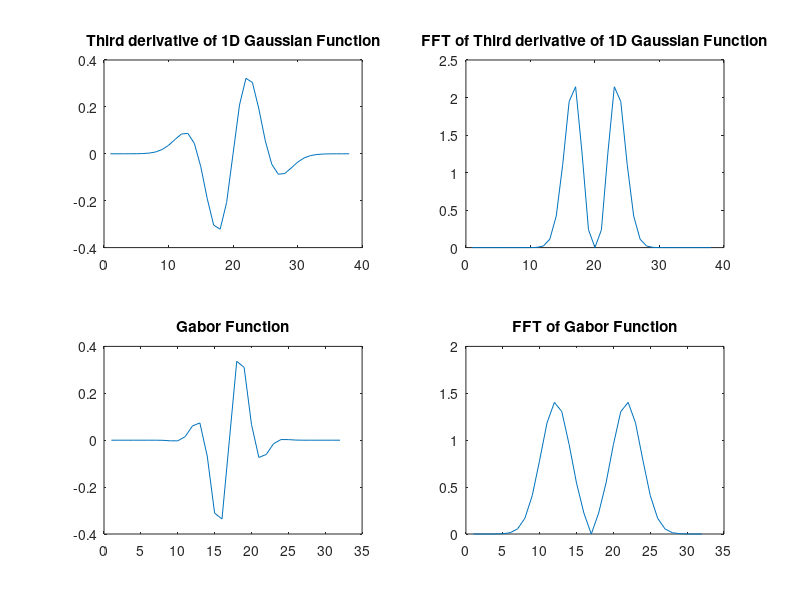

MATLAB code for this plot:
function hw4p2a
sigma = 3;

cfd = [1 0 -1];
dgauss = zeros(1,32);
for x=-16:1:15
    dgauss(x+17) = exp(-(x^2)/(2*sigma^2));
end

res = conv2(cfd, dgauss);
res = conv2(cfd, res);
res = conv2(cfd, res);

figure;
subplot(2,2,1);
plot(res);
title('Third derivative of 1D Gaussian Function');
subplot(2,2,2);
plot(abs(fftshift(fft2(res))));
title('FFT of Third derivative of 1D Gaussian Function');
dgab = zeros(1,32);
sigma = 2.5;
unaught = .15;
for x=-16:1:15
    dgab(x+17) = exp(-(x^2)/(2*sigma^2)) * sin(2*pi*unaught*x) * .45;
end
subplot(2,2,3);
plot(dgab);
title('Gabor Function');
subplot(2,2,4);
plot(abs(fftshift(fft2(dgab))));
title('FFT of Gabor Function');
end
